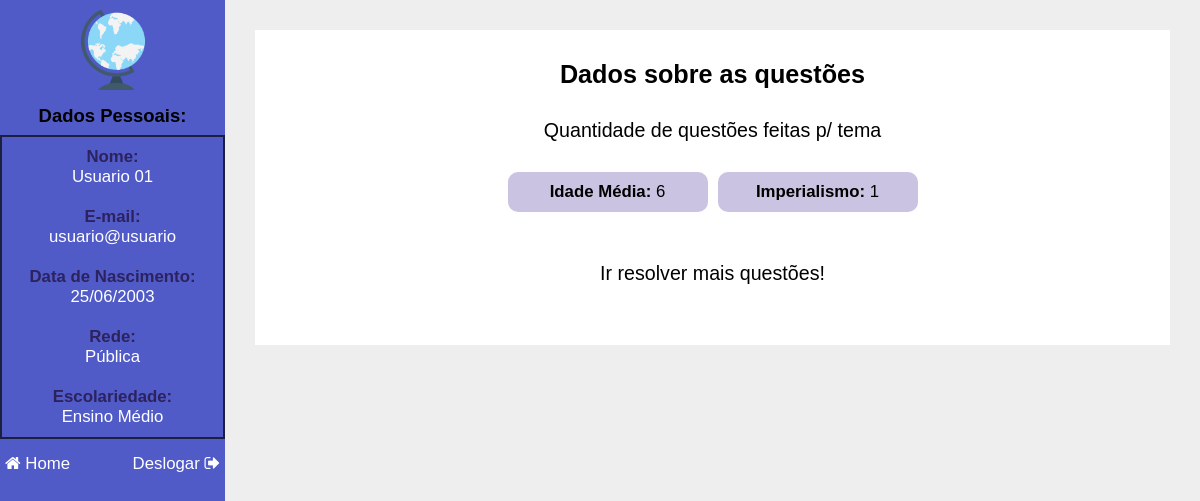
The app's page /pages/area_do_usuario.php (signed in), older data.
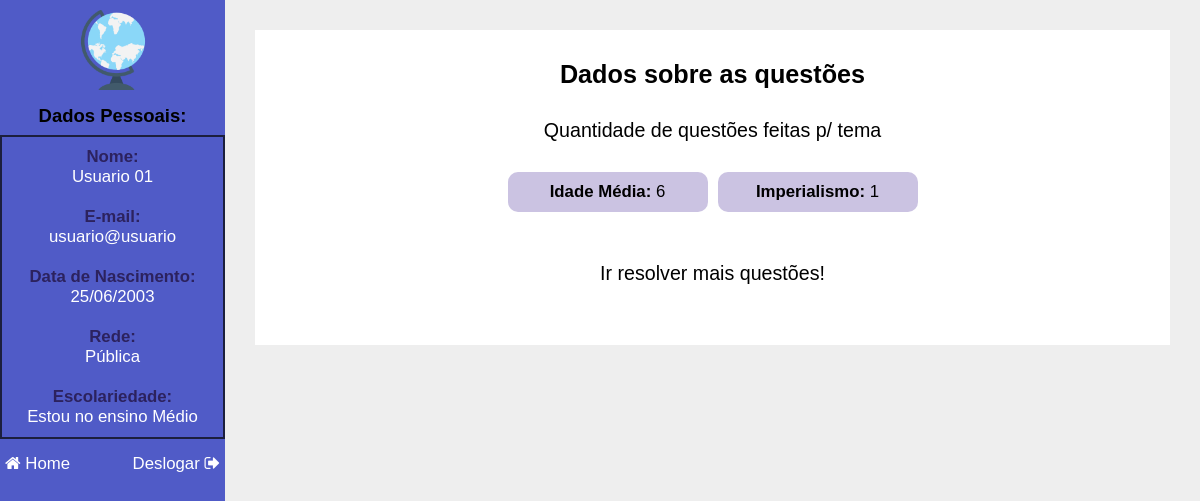
The same page, newer data.
### tables this page shows
CREATE TABLE `usuarios` (
  `login` varchar(20) NOT NULL,
  `senha` varchar(200) DEFAULT NULL,
  `nome` varchar(100) DEFAULT NULL,
  `email` varchar(100) DEFAULT NULL,
  `aniversario` varchar(25) DEFAULT NULL,
  `id_rede` int(11) DEFAULT NULL,
  `id_escolaridade` int(11) DEFAULT NULL,
  `id` int(11) NOT NULL
);

CREATE TABLE `rede` (
  `id` int(11) NOT NULL,
  `descricao` varchar(50) DEFAULT NULL
);

CREATE TABLE `escolaridade` (
  `id` int(11) NOT NULL,
  `descricao` varchar(50) DEFAULT NULL
);

### php/user/usuario_dadospessoais.php (the view)
<?php
	$login = $_SESSION['login'];
	$consulta = "select  usuarios.nome, usuarios.email, usuarios.aniversario, rede.descricao, escolaridade.descricao from usuarios, rede, escolaridade where usuarios.id_rede = rede.id and usuarios.id_escolaridade = escolaridade.id and login = '$login'";
	$result = mysqli_query($conexao, $consulta);
	while ($n = mysqli_fetch_array($result)){
		$nome = $n[0];
		$email = $n[1];
		$aniversario = $n[2];
		$rede = $n[3];
		$escolaridade = $n[4];
	}
	echo "<p><b>Nome:</b><br>$nome</p><br>";
	echo "<p><b>E-mail:</b><br>$email</p><br>";
	echo "<p><b>Data de Nascimento:</b><br>$aniversario</p><br>";
	echo "<p><b>Rede:</b><br>$rede</p><br>";
	echo "<p><b>Escolariedade:</b><br>$escolaridade</p>";
?>

### pages/area_do_usuario.php (shortened to what this page needs)
<?php
    include_once("../include/start_conexao.php");
?>
<!DOCTYPE html>
<html lang='pt-br'>
<head>
    <link rel="stylesheet" href="https://maxcdn.bootstrapcdn.com/font-awesome/4.7.0/css/font-awesome.min.css">
    <link href="<?php echo INCLUDE_PATH; ?>public/css/main.css" rel="stylesheet">
    <link href="<?php echo INCLUDE_PATH; ?>public/css/page_area_do_usuario.css" rel="stylesheet">
</head>
<body>
    <div class="menu">
        <div class="menu-wraper">
            <div class="box-usuario">
                <div class="logo"><a href="<?php echo INCLUDE_PATH; ?>"><img src="<?php echo INCLUDE_PATH; ?>public/images/logo.ico"></a></div>
                <h2>Dados Pessoais:</h2>
            </div>
            <div class="box-links">
                <table class="dados-pessoais">
                    <?php  include_once("../php/user/usuario_dadospessoais.php");  ?>
                </table>
            </div>
            <div class="links">
                <a href="<?php echo INCLUDE_PATH ?>" class="left"><i class="fa fa-home" aria-hidden="true"></i> Home</a>
                <a href="../php/user/usuario_deslogar.php" id="sair" class="right">Deslogar <i class="fa fa-sign-out" aria-hidden="true"></i></a>
            </div>
        </div>
    </div>
    <section class="content">
        <div class="box-content">
            <div class="center">
                <section>
                    <h2>Dados sobre as questões</h2>
                    <div class="dados-questoes">
                        <h3>Quantidade de questões feitas p/ tema</h3>
                        <?php  include_once("../php/user/usuario_dadosquestoes.php");		?>
                        <br><br><a href="<?php echo INCLUDE_PATH;?>area_de_questoes"><h3>Ir resolver mais questões!</h3></a>
                    </div>
                </section>
            </div>
        </div>
    </section>
</body>
</html>

### php/user/usuario_dadosquestoes.php
<?php
    $id = $_SESSION['id_usuario'];
    $consulta = "select sub_tema.descricao, COUNT(questoes.id_sub_tema) as 'qtd' from resolucao, questoes, sub_tema where id_usuario = $id and resolucao.id_questao = questoes.id and questoes.id_sub_tema = sub_tema.id GROUP BY questoes.id_sub_tema";
    $result = mysqli_query($conexao, $consulta);
    while ($n = mysqli_fetch_array($result)){
        echo "<p class='temas'><b>".$n['descricao'].":</b> ".$n['qtd']."</p>";
    }
?>

### public/css/main.css (style rules this page uses)
:root { --color-background-basic: #eee; --color-red: #ce3232; --color-green: #59d859; --color-text-basic: rgb(36, 41, 46); --color-classic-button: #C7A83C; --color-classic-button-secundary: #AD9334; --color-alternative-button: #00C59E; --color-alternative-button-secundary: #10b191; --color-menu: #505BC7; --color-footer: #2C225E; --color-footer-secundary: #1c1f3d; font: 300 105% 'Arial', sans-serif; }
* { margin: 0; padding: 0; box-sizing: border-box; }
html, body { overflow-x: hidden; height: 100%; }
img { max-width: 100%; }
a,p { font-size: 100%; }
a { text-decoration: none; color: black; }
.center { max-width: 1280px; margin: 0 auto; }
.left { float: left; }
.right { float: right; }

### public/css/page_area_do_usuario.css (style rules this page uses)
div.menu { overflow-x:hidden; overflow-y: auto; height: 100%; width: 225px; padding:10px 0; float: left; position: fixed; left: 0; top: 0; background: var(--color-menu); }
div.menu div.box-usuario { padding-bottom: 8px; text-align: center; }
div.box-usuario .logo img { width: 80px; }
div.menu div.box-links { border: 2px solid var(--color-footer-secundary); padding: 10px 0; text-align: center; }
div.menu h2 { font-size: 110%; padding-top: 10px; }
div.box-links p { color: white; }
div.box-links p b { color: var(--color-footer); }
div.menu div.links { margin-top: 15px; padding: 0 5px; }
div.menu div.links a, div.menu div.links i { color: white; }
section.content { width: calc(100% - 225px); min-height: 100%; position: relative; left: 225px; padding: 30px; background: var(--color-background-basic); }
.box-content { padding: 30px 7px; margin-bottom: 25px; width: 100%; background-color: white; }
section.content h2 { font-weight: 600; text-align: center; }
section.content div.dados-questoes { padding-top: 30px; text-align: center; }
div.dados-questoes h3 { font-weight: 500; padding-bottom: 30px; }
div.dados-questoes p.temas { display: inline-block; padding: 10px; border-radius: 10px; text-align: center; background-color: rgb(203, 195, 226); min-width: 200px; }
div.dados-questoes p.temas+p.temas { margin-left: 10px; }
div.dados-questoes a { display: block; margin: 0 auto; padding-top: 30px; max-width: 250px; }

Row changes from the older to the newer data that the page shows:
changed through a linked row, usuarios "Usuario 01": id_escolaridade.descricao "Ensino Médio" → "Estou no ensino Médio"
